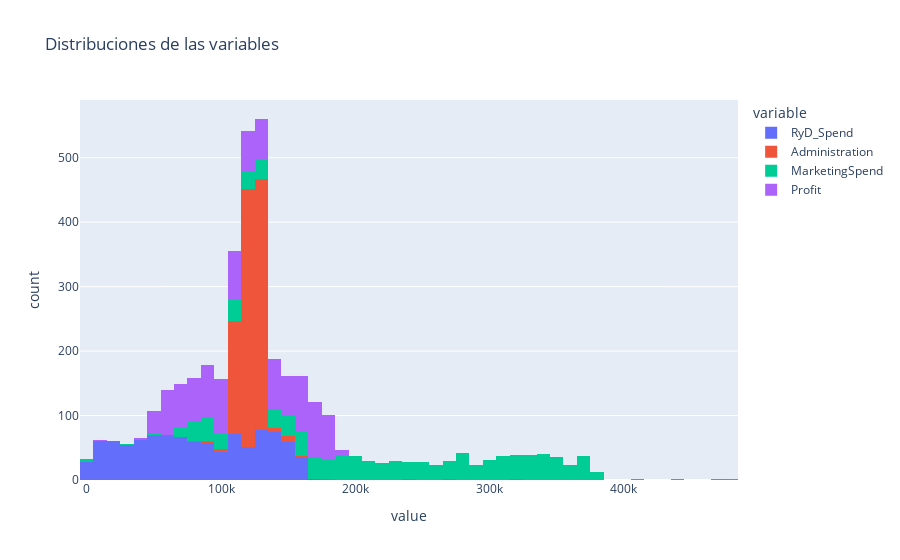

Here is the notebook cell this chart was saved with:
### Markdown cell above
Observamos que hay potenciales outliers en las columnas Administration, Profit y MarketingSpend. Más adelante lo chequeamos.

### Code cell
px.histogram(
    df_companies[['RyD_Spend','Administration','MarketingSpend', 'Profit']],
    title = 'Distribuciones de las variables'
)

### Figure 1 — Plotly figure (JSON) as saved in the notebook; plotly's stock layout.template omitted (floating-point values rounded to 4 significant figures; data arrays with more than 128 entries replaced by an {"elided": "..."} marker saying what was removed)
{"data": [{"alignmentgroup": "True", "bingroup": "x", "hovertemplate": "variable=RyD_Spend<br>value=%{x}<br>count=%{y}<extra></extra>", "legendgroup": "RyD_Spend", "marker": {"color": "#636efa", "pattern": {"shape": ""}}, "name": "RyD_Spend", "offsetgroup": "RyD_Spend", "orientation": "v", "showlegend": true, "type": "histogram", "x": {"elided": "1000 float values"}, "xaxis": "x", "yaxis": "y"}, {"alignmentgroup": "True", "bingroup": "x", "hovertemplate": "variable=Administration<br>value=%{x}<br>count=%{y}<extra></extra>", "legendgroup": "Administration", "marker": {"color": "#EF553B", "pattern": {"shape": ""}}, "name": "Administration", "offsetgroup": "Administration", "orientation": "v", "showlegend": true, "type": "histogram", "x": {"elided": "1000 float values"}, "xaxis": "x", "yaxis": "y"}, {"alignmentgroup": "True", "bingroup": "x", "hovertemplate": "variable=MarketingSpend<br>value=%{x}<br>count=%{y}<extra></extra>", "legendgroup": "MarketingSpend", "marker": {"color": "#00cc96", "pattern": {"shape": ""}}, "name": "MarketingSpend", "offsetgroup": "MarketingSpend", "orientation": "v", "showlegend": true, "type": "histogram", "x": {"elided": "1000 float values"}, "xaxis": "x", "yaxis": "y"}, {"alignmentgroup": "True", "bingroup": "x", "hovertemplate": "variable=Profit<br>value=%{x}<br>count=%{y}<extra></extra>", "legendgroup": "Profit", "marker": {"color": "#ab63fa", "pattern": {"shape": ""}}, "name": "Profit", "offsetgroup": "Profit", "orientation": "v", "showlegend": true, "type": "histogram", "x": {"elided": "1000 float values"}, "xaxis": "x", "yaxis": "y"}], "layout": {"barmode": "relative", "legend": {"title": {"text": "variable"}, "tracegroupgap": 0}, "title": {"text": "Distribuciones de las variables"}, "xaxis": {"anchor": "y", "domain": [0, 1], "title": {"text": "value"}}, "yaxis": {"anchor": "x", "domain": [0, 1], "title": {"text": "count"}}}}
